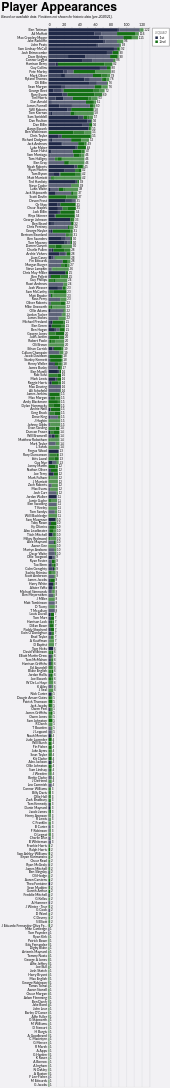

Specify this chart in Vega-Lite:
### Vega-Lite specification from a JSON file in a GitHub repository (floating-point values rounded to 4 significant figures; data arrays with more than 128 entries replaced by an {"elided": "..."} marker saying what was removed)
{"config": {"axis": {"labelFont": "Lato, sans-serif", "titleFont": "PT Sans Narrow, Helvetica Neue, Helvetica, Arial, sans-serif", "labelFontSize": 13, "titleFontSize": 24, "gridColor": "#202947", "gridOpacity": 0.2}, "header": {"labelFont": "PT Sans Narrow, Helvetica Neue, Helvetica, Arial, sans-serif", "titleFont": "PT Sans Narrow, Helvetica Neue, Helvetica, Arial, sans-serif", "labelFontSize": 24, "titleFontSize": 28, "labelFontWeight": "bold", "orient": "left"}, "legend": {"labelFont": "Lato, sans-serif", "titleFont": "PT Sans Narrow, Helvetica Neue, Helvetica, Arial, sans-serif", "labelFontSize": 14, "titleFontSize": 16, "titlePadding": 5, "fillColor": "white", "strokeColor": "black", "padding": 10, "titleFontWeight": "lighter", "titleFontStyle": "italic", "titleColor": "gray", "offset": 10}, "title": {"font": "PT Sans Narrow, Helvetica Neue, Helvetica, Arial, sans-serif", "fontSize": 48, "fontWeight": "bold", "anchor": "start", "align": "center", "titlePadding": 20, "subtitlePadding": 10, "subtitleFontSize": 13, "subtitleColor": "", "subtitleFontStyle": "italic", "offset": 15, "color": "black"}, "axisX": {"labelAngle": 0}, "facet": {"title": null, "header": null, "align": {"row": "each", "column": "each"}}, "resolve": {"scale": {"y": "independent", "facet": "independent"}}, "background": "#f2f1f4"}, "layer": [{"mark": {"type": "bar"}, "encoding": {"color": {"field": "squad", "legend": {"orient": "right"}, "scale": {"domain": ["1st", "2nd"], "range": ["#202947", "#146f14"]}, "title": "Squad", "type": "nominal"}, "opacity": {"field": "start", "legend": null, "scale": {"domain": ["Start", "Bench", "Unknown"], "range": [1.0, 0.7, 0.4]}, "type": "nominal"}, "order": {"field": "squad", "sort": "ascending", "type": "quantitative"}, "tooltip": [{"field": "player", "title": "Player", "type": "nominal"}, {"field": "squad", "title": "Squad", "type": "nominal"}, {"aggregate": "sum", "field": "games", "title": "Games", "type": "quantitative"}, {"field": "start", "title": "Started?", "type": "nominal"}], "x": {"aggregate": "sum", "axis": {"orient": "top", "title": null}, "field": "games", "type": "quantitative"}, "y": {"field": "player", "sort": "-x", "title": null, "type": "nominal"}}, "title": {"text": "Player Appearances", "subtitle": "Based on available data. Positions not shown for historic data (pre-2020/21)."}}, {"mark": {"type": "text", "align": "left", "baseline": "middle", "dx": 3, "fontSize": 12}, "encoding": {"text": {"aggregate": "sum", "field": "games", "type": "quantitative"}, "x": {"aggregate": "sum", "field": "games", "type": "quantitative"}, "y": {"field": "player", "sort": "-x", "type": "nominal"}}}], "data": {"name": "data-b1f97b3c781d791d233bae62c804567a"}, "height": {"step": 15}, "width": 400, "$schema": "https://vega.github.io/schema/vega-lite/v5.20.1.json", "datasets": {"data-b1f97b3c781d791d233bae62c804567a": {"elided": "2024 records"}}}
